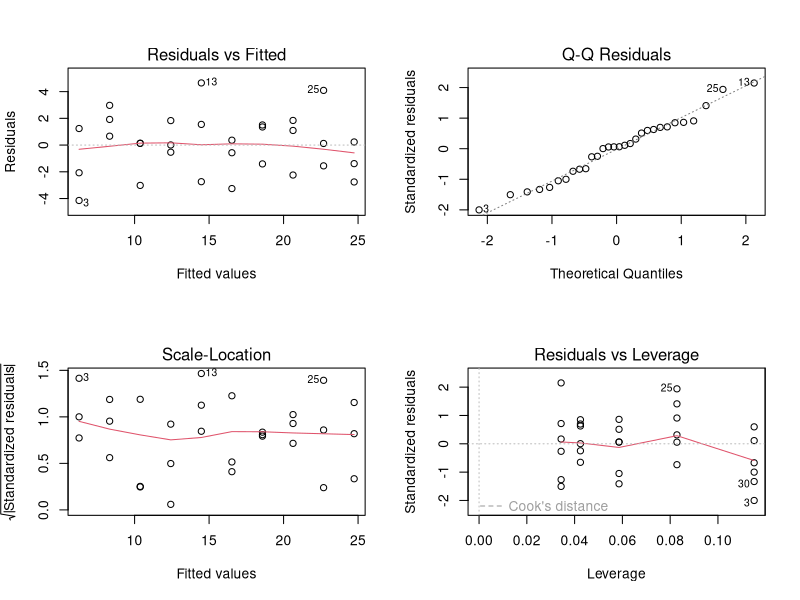
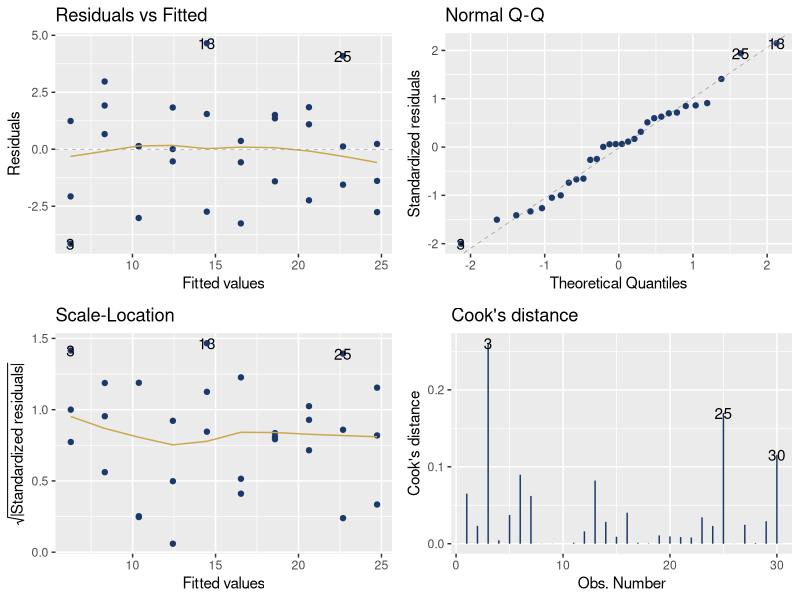
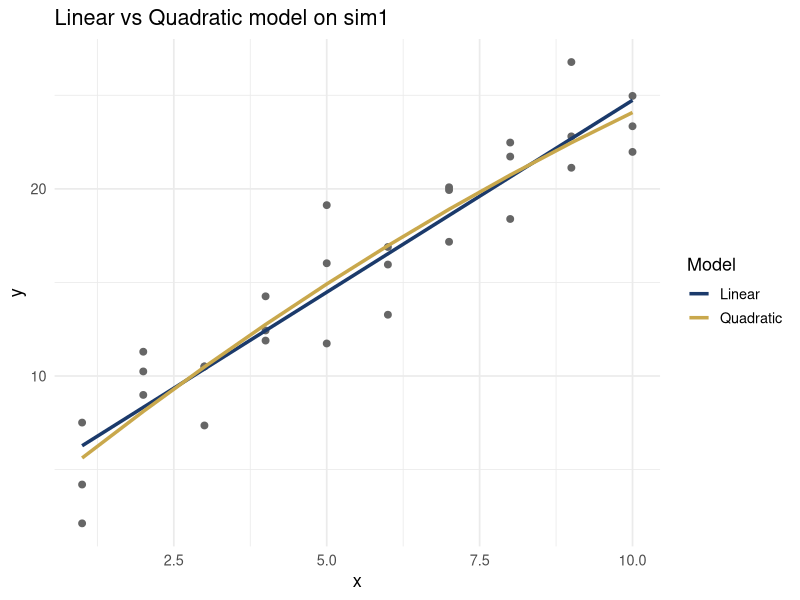
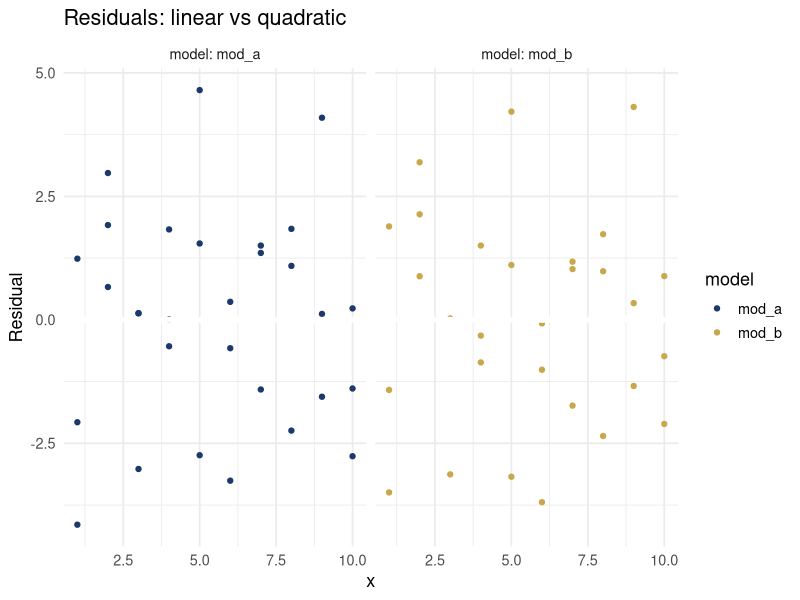

Write R code to recreate these figures, in order.
## ---- chunk 1
knitr::opts_chunk$set(echo = TRUE, message = FALSE, warning = FALSE,
                      fig.width = 8, fig.height = 5)
## ---- chunk 2
library(tidyverse)
library(modelr)
library(ggfortify)
options(na.action = na.warn)
data("sim1", package = "modelr")
sim1_mod <- lm(y ~ x, data = sim1)
## ---- chunk 3
par(mfrow = c(2, 2))
plot(sim1_mod)
par(mfrow = c(1, 1))
## ---- chunk 4
autoplot(sim1_mod, which = 1:4, colour = "#1B3A6B", smooth.colour = "#C9A84C")
## ---- chunk 5
mod_b <- lm(y ~ x + I(x^2), data = sim1)
summary(mod_b)
## ---- chunk 6
mod_a <- sim1_mod

grid_multi <- sim1 |>
  data_grid(x) |>
  gather_predictions(mod_a, mod_b)

ggplot(sim1, aes(x, y)) +
  geom_point(colour = "grey40", size = 2) +
  geom_line(data = grid_multi, aes(y = pred, colour = model), linewidth = 1.2) +
  scale_colour_manual(values = c("#1B3A6B", "#C9A84C"),
                      labels = c("Linear", "Quadratic")) +
  labs(title = "Linear vs Quadratic model on sim1", colour = "Model") +
  theme_minimal(base_size = 13)
## ---- chunk 7
sim1 |>
  gather_residuals(mod_a, mod_b) |>
  ggplot(aes(x, resid, colour = model)) +
  geom_point() +
  geom_ref_line(h = 0) +
  facet_wrap(~ model, labeller = label_both) +
  scale_colour_manual(values = c("#1B3A6B", "#C9A84C")) +
  labs(title = "Residuals: linear vs quadratic", y = "Residual") +
  theme_minimal(base_size = 13)
## ---- chunk 8
AIC(mod_a, mod_b)
cat("Additive R²:    ", round(summary(mod_a)$r.squared, 4), "\n")
cat("Quadratic R²:   ", round(summary(mod_b)$r.squared, 4), "\n")
# The linear model (mod_a) has a lower (better) AIC despite fewer parameters.
# For sim1, the relationship is genuinely linear — the quadratic term adds complexity
# without capturing any real additional signal.
